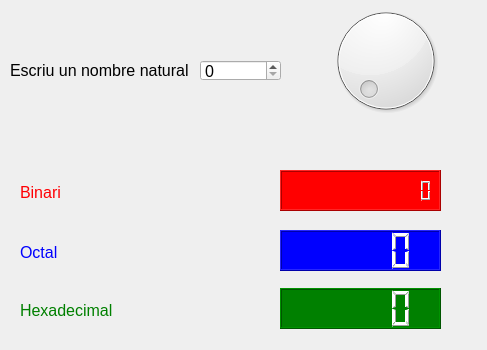
<?xml version="1.0" encoding="UTF-8"?>
<ui version="4.0">
 <class>Form</class>
 <widget class="QWidget" name="Form">
  <property name="geometry">
   <rect>
    <x>0</x>
    <y>0</y>
    <width>487</width>
    <height>350</height>
   </rect>
  </property>
  <property name="windowTitle">
   <string>Form</string>
  </property>
  <widget class="QDial" name="dial">
   <property name="geometry">
    <rect>
     <x>320</x>
     <y>0</y>
     <width>131</width>
     <height>121</height>
    </rect>
   </property>
   <property name="maximum">
    <number>9999</number>
   </property>
  </widget>
  <widget class="QLabel" name="label">
   <property name="geometry">
    <rect>
     <x>10</x>
     <y>50</y>
     <width>191</width>
     <height>41</height>
    </rect>
   </property>
   <property name="font">
    <font>
     <pointsize>12</pointsize>
    </font>
   </property>
   <property name="text">
    <string>Escriu un nombre natural</string>
   </property>
  </widget>
  <widget class="QSpinBox" name="spinBox">
   <property name="geometry">
    <rect>
     <x>200</x>
     <y>60</y>
     <width>81</width>
     <height>21</height>
    </rect>
   </property>
   <property name="font">
    <font>
     <pointsize>12</pointsize>
    </font>
   </property>
   <property name="maximum">
    <number>9999</number>
   </property>
  </widget>
  <widget class="QLabel" name="Binari">
   <property name="geometry">
    <rect>
     <x>20</x>
     <y>182</y>
     <width>111</width>
     <height>21</height>
    </rect>
   </property>
   <property name="palette">
    <palette>
     <active>
      <colorrole role="WindowText">
       <brush brushstyle="SolidPattern">
        <color alpha="255">
         <red>255</red>
         <green>0</green>
         <blue>4</blue>
        </color>
       </brush>
      </colorrole>
      <colorrole role="Text">
       <brush brushstyle="SolidPattern">
        <color alpha="255">
         <red>255</red>
         <green>0</green>
         <blue>4</blue>
        </color>
       </brush>
      </colorrole>
     </active>
     <inactive>
      <colorrole role="WindowText">
       <brush brushstyle="SolidPattern">
        <color alpha="255">
         <red>255</red>
         <green>0</green>
         <blue>4</blue>
        </color>
       </brush>
      </colorrole>
      <colorrole role="Text">
       <brush brushstyle="SolidPattern">
        <color alpha="255">
         <red>255</red>
         <green>0</green>
         <blue>4</blue>
        </color>
       </brush>
      </colorrole>
     </inactive>
     <disabled>
      <colorrole role="WindowText">
       <brush brushstyle="SolidPattern">
        <color alpha="255">
         <red>120</red>
         <green>120</green>
         <blue>120</blue>
        </color>
       </brush>
      </colorrole>
      <colorrole role="Text">
       <brush brushstyle="SolidPattern">
        <color alpha="255">
         <red>120</red>
         <green>120</green>
         <blue>120</blue>
        </color>
       </brush>
      </colorrole>
     </disabled>
    </palette>
   </property>
   <property name="font">
    <font>
     <pointsize>12</pointsize>
    </font>
   </property>
   <property name="text">
    <string>Binari</string>
   </property>
  </widget>
  <widget class="QLCDNumber" name="binarilcd">
   <property name="geometry">
    <rect>
     <x>280</x>
     <y>170</y>
     <width>161</width>
     <height>41</height>
    </rect>
   </property>
   <property name="palette">
    <palette>
     <active>
      <colorrole role="WindowText">
       <brush brushstyle="SolidPattern">
        <color alpha="255">
         <red>255</red>
         <green>255</green>
         <blue>255</blue>
        </color>
       </brush>
      </colorrole>
      <colorrole role="Button">
       <brush brushstyle="SolidPattern">
        <color alpha="255">
         <red>255</red>
         <green>0</green>
         <blue>0</blue>
        </color>
       </brush>
      </colorrole>
      <colorrole role="Text">
       <brush brushstyle="SolidPattern">
        <color alpha="255">
         <red>255</red>
         <green>255</green>
         <blue>255</blue>
        </color>
       </brush>
      </colorrole>
      <colorrole role="ButtonText">
       <brush brushstyle="SolidPattern">
        <color alpha="255">
         <red>255</red>
         <green>255</green>
         <blue>255</blue>
        </color>
       </brush>
      </colorrole>
      <colorrole role="Base">
       <brush brushstyle="SolidPattern">
        <color alpha="255">
         <red>255</red>
         <green>0</green>
         <blue>0</blue>
        </color>
       </brush>
      </colorrole>
      <colorrole role="Window">
       <brush brushstyle="SolidPattern">
        <color alpha="255">
         <red>255</red>
         <green>0</green>
         <blue>0</blue>
        </color>
       </brush>
      </colorrole>
     </active>
     <inactive>
      <colorrole role="WindowText">
       <brush brushstyle="SolidPattern">
        <color alpha="255">
         <red>255</red>
         <green>255</green>
         <blue>255</blue>
        </color>
       </brush>
      </colorrole>
      <colorrole role="Button">
       <brush brushstyle="SolidPattern">
        <color alpha="255">
         <red>255</red>
         <green>0</green>
         <blue>0</blue>
        </color>
       </brush>
      </colorrole>
      <colorrole role="Text">
       <brush brushstyle="SolidPattern">
        <color alpha="255">
         <red>255</red>
         <green>255</green>
         <blue>255</blue>
        </color>
       </brush>
      </colorrole>
      <colorrole role="ButtonText">
       <brush brushstyle="SolidPattern">
        <color alpha="255">
         <red>255</red>
         <green>255</green>
         <blue>255</blue>
        </color>
       </brush>
      </colorrole>
      <colorrole role="Base">
       <brush brushstyle="SolidPattern">
        <color alpha="255">
         <red>255</red>
         <green>0</green>
         <blue>0</blue>
        </color>
       </brush>
      </colorrole>
      <colorrole role="Window">
       <brush brushstyle="SolidPattern">
        <color alpha="255">
         <red>255</red>
         <green>0</green>
         <blue>0</blue>
        </color>
       </brush>
      </colorrole>
     </inactive>
     <disabled>
      <colorrole role="WindowText">
       <brush brushstyle="SolidPattern">
        <color alpha="255">
         <red>255</red>
         <green>255</green>
         <blue>255</blue>
        </color>
       </brush>
      </colorrole>
      <colorrole role="Button">
       <brush brushstyle="SolidPattern">
        <color alpha="255">
         <red>255</red>
         <green>0</green>
         <blue>0</blue>
        </color>
       </brush>
      </colorrole>
      <colorrole role="Text">
       <brush brushstyle="SolidPattern">
        <color alpha="255">
         <red>255</red>
         <green>255</green>
         <blue>255</blue>
        </color>
       </brush>
      </colorrole>
      <colorrole role="ButtonText">
       <brush brushstyle="SolidPattern">
        <color alpha="255">
         <red>255</red>
         <green>255</green>
         <blue>255</blue>
        </color>
       </brush>
      </colorrole>
      <colorrole role="Base">
       <brush brushstyle="SolidPattern">
        <color alpha="255">
         <red>255</red>
         <green>0</green>
         <blue>0</blue>
        </color>
       </brush>
      </colorrole>
      <colorrole role="Window">
       <brush brushstyle="SolidPattern">
        <color alpha="255">
         <red>255</red>
         <green>0</green>
         <blue>0</blue>
        </color>
       </brush>
      </colorrole>
     </disabled>
    </palette>
   </property>
   <property name="styleSheet">
    <string notr="true">background-color: red;
color:white;</string>
   </property>
   <property name="digitCount">
    <number>14</number>
   </property>
   <property name="mode">
    <enum>QLCDNumber::Bin</enum>
   </property>
  </widget>
  <widget class="QLCDNumber" name="octallcd">
   <property name="geometry">
    <rect>
     <x>280</x>
     <y>230</y>
     <width>161</width>
     <height>41</height>
    </rect>
   </property>
   <property name="styleSheet">
    <string notr="true">background-color: blue;
color:white;</string>
   </property>
   <property name="digitCount">
    <number>5</number>
   </property>
   <property name="mode">
    <enum>QLCDNumber::Oct</enum>
   </property>
  </widget>
  <widget class="QLabel" name="Octal">
   <property name="geometry">
    <rect>
     <x>20</x>
     <y>242</y>
     <width>111</width>
     <height>21</height>
    </rect>
   </property>
   <property name="font">
    <font>
     <pointsize>12</pointsize>
    </font>
   </property>
   <property name="styleSheet">
    <string notr="true">color:blue;</string>
   </property>
   <property name="text">
    <string>Octal</string>
   </property>
  </widget>
  <widget class="QLCDNumber" name="hexalcd">
   <property name="geometry">
    <rect>
     <x>280</x>
     <y>288</y>
     <width>161</width>
     <height>41</height>
    </rect>
   </property>
   <property name="styleSheet">
    <string notr="true">background-color: green;
color:white;</string>
   </property>
   <property name="mode">
    <enum>QLCDNumber::Hex</enum>
   </property>
  </widget>
  <widget class="QLabel" name="Hexa">
   <property name="geometry">
    <rect>
     <x>20</x>
     <y>300</y>
     <width>111</width>
     <height>21</height>
    </rect>
   </property>
   <property name="font">
    <font>
     <pointsize>12</pointsize>
    </font>
   </property>
   <property name="styleSheet">
    <string notr="true">color:green;</string>
   </property>
   <property name="text">
    <string>Hexadecimal</string>
   </property>
  </widget>
 </widget>
 <resources/>
 <connections>
  <connection>
   <sender>dial</sender>
   <signal>valueChanged(int)</signal>
   <receiver>spinBox</receiver>
   <slot>setValue(int)</slot>
   <hints>
    <hint type="sourcelabel">
     <x>385</x>
     <y>60</y>
    </hint>
    <hint type="destinationlabel">
     <x>240</x>
     <y>70</y>
    </hint>
   </hints>
  </connection>
  <connection>
   <sender>spinBox</sender>
   <signal>valueChanged(int)</signal>
   <receiver>dial</receiver>
   <slot>setValue(int)</slot>
   <hints>
    <hint type="sourcelabel">
     <x>240</x>
     <y>70</y>
    </hint>
    <hint type="destinationlabel">
     <x>385</x>
     <y>60</y>
    </hint>
   </hints>
  </connection>
  <connection>
   <sender>dial</sender>
   <signal>valueChanged(int)</signal>
   <receiver>octallcd</receiver>
   <slot>display(int)</slot>
   <hints>
    <hint type="sourcelabel">
     <x>385</x>
     <y>60</y>
    </hint>
    <hint type="destinationlabel">
     <x>360</x>
     <y>250</y>
    </hint>
   </hints>
  </connection>
  <connection>
   <sender>dial</sender>
   <signal>valueChanged(int)</signal>
   <receiver>hexalcd</receiver>
   <slot>display(int)</slot>
   <hints>
    <hint type="sourcelabel">
     <x>385</x>
     <y>60</y>
    </hint>
    <hint type="destinationlabel">
     <x>360</x>
     <y>308</y>
    </hint>
   </hints>
  </connection>
  <connection>
   <sender>dial</sender>
   <signal>valueChanged(int)</signal>
   <receiver>binarilcd</receiver>
   <slot>display(int)</slot>
   <hints>
    <hint type="sourcelabel">
     <x>385</x>
     <y>60</y>
    </hint>
    <hint type="destinationlabel">
     <x>360</x>
     <y>190</y>
    </hint>
   </hints>
  </connection>
 </connections>
</ui>
